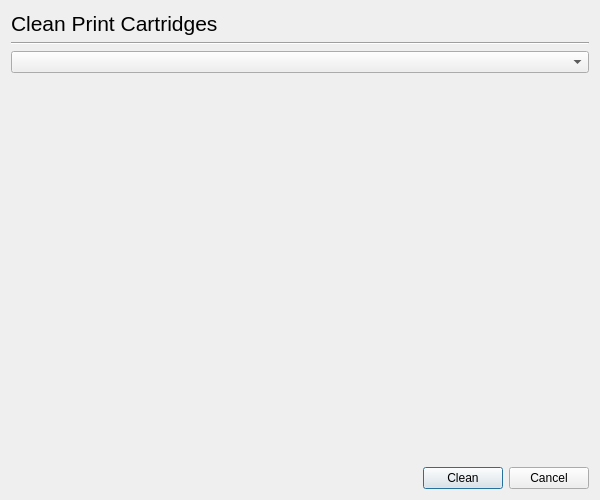
<ui version="4.0" >
 <class>Dialog</class>
 <widget class="QDialog" name="Dialog" >
  <property name="geometry" >
   <rect>
    <x>0</x>
    <y>0</y>
    <width>600</width>
    <height>500</height>
   </rect>
  </property>
  <property name="windowTitle" >
   <string>HP Device Manager - Clean Print Cartridges</string>
  </property>
  <layout class="QGridLayout" >
   <item row="0" column="0" >
    <widget class="QLabel" name="label" >
     <property name="font" >
      <font>
       <pointsize>16</pointsize>
      </font>
     </property>
     <property name="text" >
      <string>Clean Print Cartridges</string>
     </property>
    </widget>
   </item>
   <item row="1" column="0" colspan="3" >
    <widget class="Line" name="line" >
     <property name="orientation" >
      <enum>Qt::Horizontal</enum>
     </property>
    </widget>
   </item>
   <item row="2" column="0" colspan="3" >
    <widget class="DeviceUriComboBox" name="DeviceComboBox" />
   </item>
   <item row="3" column="0" >
    <spacer>
     <property name="orientation" >
      <enum>Qt::Vertical</enum>
     </property>
     <property name="sizeHint" >
      <size>
       <width>20</width>
       <height>301</height>
      </size>
     </property>
    </spacer>
   </item>
   <item row="4" column="0" >
    <spacer>
     <property name="orientation" >
      <enum>Qt::Horizontal</enum>
     </property>
     <property name="sizeHint" >
      <size>
       <width>361</width>
       <height>20</height>
      </size>
     </property>
    </spacer>
   </item>
   <item row="4" column="1" >
    <widget class="QPushButton" name="CleanButton" >
     <property name="text" >
      <string>Clean</string>
     </property>
    </widget>
   </item>
   <item row="4" column="2" >
    <widget class="QPushButton" name="CancelButton" >
     <property name="text" >
      <string>Cancel</string>
     </property>
    </widget>
   </item>
  </layout>
 </widget>
 <customwidgets>
  <customwidget>
   <class>DeviceUriComboBox</class>
   <extends>QComboBox</extends>
   <header>deviceuricombobox.h</header>
  </customwidget>
 </customwidgets>
 <resources/>
 <connections/>
</ui>
